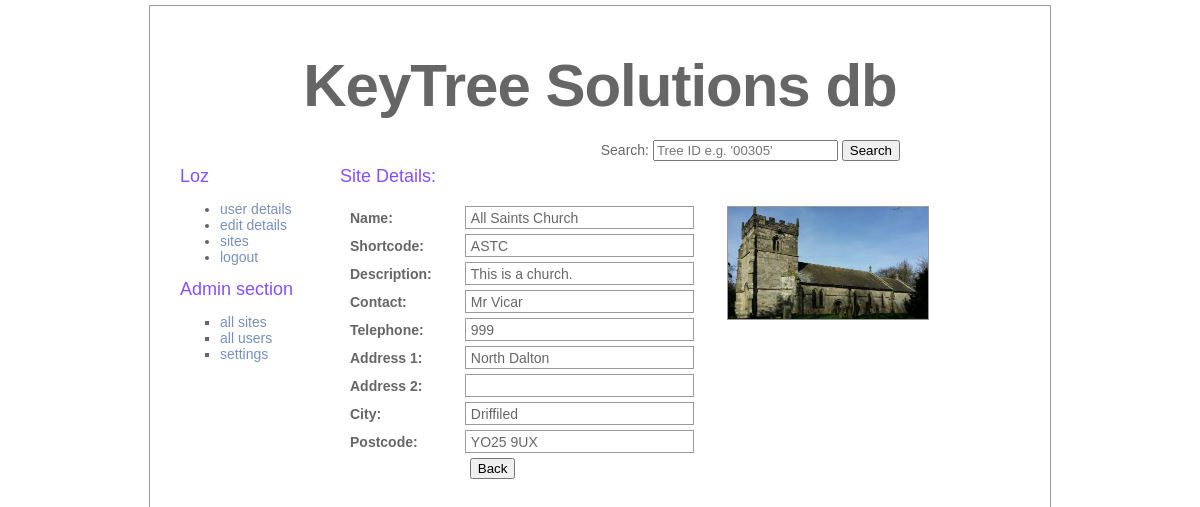
The page /pages/login/user_logged_on_site_full_details.php?siteShortcode=ASTC (signed in) on the database its author committed.
### tables this page shows
CREATE TABLE treedata_sites (
    name VARCHAR(100) NOT NULL,
    shortcode VARCHAR(4) NOT NULL PRIMARY KEY,
    description VARCHAR(1000),
    address_line_1 VARCHAR(200),
    address_line_2 VARCHAR(200),
    city VARCHAR(50),
    postcode VARCHAR(9),
    contact_name VARCHAR(100),
    contact_telephone VARCHAR(11),
    image VARCHAR(100)
);

### pages/login/user_logged_on_site_full_details.php (the view, shortened to what this page needs)
<?php
    $path = "../../";
    $subTitle = "Site Details:";
    include($path."assets/includes/site_details.php");
	include ($path."assets/includes/connection.php");
	if (!isset($_SESSION["authenticated_user"]))
	{
		$_SESSION["message"] = "please log in";
		header("Location: $site");
	}
	else
	{
		$siteShortcode = $_GET['siteShortcode'];
		$siteName = $_GET['siteName'];
		include($path."assets/includes/header.php");
		include($path."assets/includes/login.php");
	?>
			<div id="text">
                <h2><?php echo $subTitle; ?> <?php echo $siteName; ?></h2>
                <p>
	             <?php
					$query = "	SELECT *
								FROM treedata_sites
								WHERE treedata_sites.shortcode='$siteShortcode'";
            		$result = mysqli_query ($connection, $query);
            		if (mysqli_num_rows($result) > 0)
            		{
            			$row = mysqli_fetch_array($result);
            			echo "<form name='' id='siteDetails' method='GET' action='".$path."pages/login/user_logged_on_site_details.php'>";
            			echo "<table class='siteDetailsSite'>";
	            			echo "<tr><td>Name:</td><td>".$row['name']."</td><td rowspan='10'><img width='200' src='".$path."assets/images/sites/".$siteShortcode."/".$row['image']."' /></td></tr>";
	            			echo "<tr><td>Shortcode:</td><td>".$row['shortcode']."</td></tr>";
	            			echo "<tr><td>Description:</td><td>".$row['description']."</td></tr>";
	            			echo "<tr><td>Contact:</td><td>".$row['contact_name']."</td></tr>";
	            			echo "<tr><td>Telephone:</td><td>".$row['contact_telephone']."</td></tr>";
	            			echo "<tr><td>Address 1:</td><td>".$row['address_line_1']."</td></tr>";
	            			echo "<tr><td>Address 2:</td><td>".$row['address_line_2']."</td></tr>";
	            			echo "<tr><td>City:</td><td>".$row['city']."</td></tr>";
	            			echo "<tr><td>Postcode:</td><td>".$row['postcode']."</td></tr>";
	            			echo "<tr>";
	            			echo 	"<td></td>";
	            			echo 	"<td><button type='submit' formid='Details'>Back</button></td>";
	            			echo "</tr>";
	            		echo "</table>";
	            		echo "</form>";
					}
	                else
	                {
	                	echo "<p>No details found <p>";
	                }
    			?>
    			</p>
			</div>
		</div>
	</body>
</html>
<?php
	}
?>

### assets/css/style.css (style rules this page uses)
body { color: #666; font-size: 14px; font-family: "Lucida Grande", Arial, sans-serif; font-weight: normal; margin-top: 0; margin-bottom: 0; }
p { margin-top: 5; }
h2 { color: #844fff; font-size: 18px; font-weight: normal; margin: 0px; }
table { width: 100%; margin: 0px; padding: 0px; text-align: left; }
#text { top: 150px; left: 190px; width: 660px; position: absolute; margin-top: 10px; margin-right: 50px; padding-left: 0px; padding-right: 0px; background:; }
table.siteDetailsSite { border: 0px solid #999; margin: 0px; padding: 0px; border-spacing:5px; text-align: left; vertical-align: middle; width: 90%; }
table.siteDetailsSite td { border: 1px solid #999; margin: 0px; padding: 0px 0px 0px 5px; text-align: left; vertical-align: middle; background:; height: 21px; }
table.siteDetailsSite td:nth-child(1) { width: 20%; font-weight: bold; border: 0px; }
table.siteDetailsSite td:nth-child(2) { width: 40%; }
table.siteDetailsSite td:nth-child(3) { width: 40%; text-align: right; vertical-align: top; border: 0px; }
table.siteDetailsSite tr:last-child td:nth-child(2) { border: 0px; }
table.siteDetailsSite img { border: 1px solid #999; }

### rows shown on the page
treedata_sites: name "All Saints Church", image (picture), shortcode "ASTC", description "This is a church.", contact_name "Mr Vicar", contact_telephone "999", address_line_1 "North Dalton", city "Driffiled", postcode "YO25 9UX"

### other values the page prints
$siteTitle "KeyTree Solutions db"
$username "Loz"
$subTitle "Site Details:"
